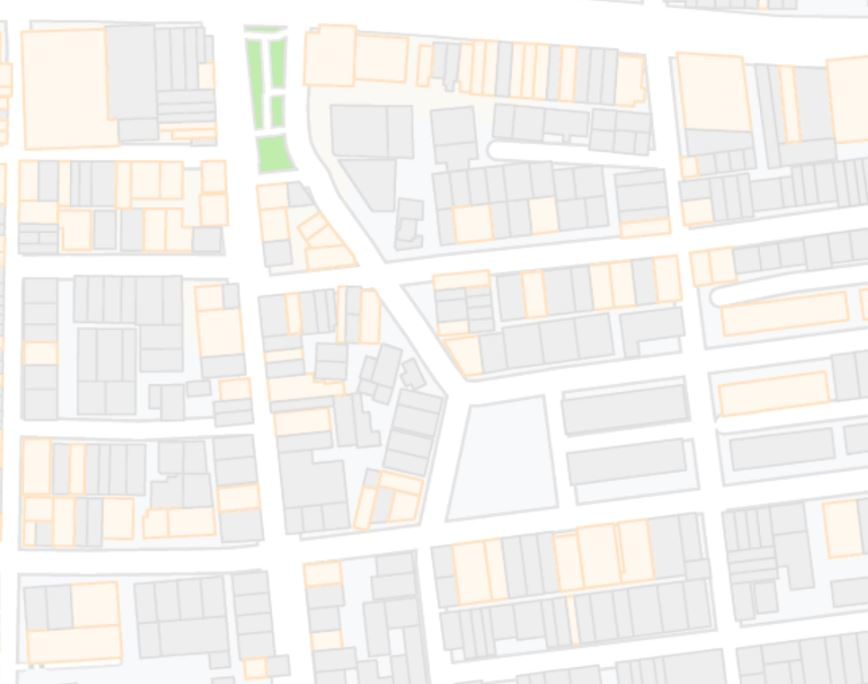
#> input picture test_pic/test.jpg, 868 x 684 px, found by its file name
$ jupyter execute ColorBuildingDetect.ipynb
#> lines starting #> are read from the running program, lines starting #| are printed output that depends on the picture; after the words box and inside, x2 and y2 are one past the last pixel; in counts of white or black regions, pixels touching at a corner belong together
[cell 1]
import cv2
import numpy as np

[cell 2]
#load image and convert to hsv
path_img = './pic/test.JPG'
img = cv2.imread(path_img)
#> img is the input picture: shape (684, 868, 3); mean B, G, R 239.8, 242.8, 244.6

[cell 3]
# draw gray box around image to detect edge buildings
h,w = img.shape[:2]
#> h = 684; w = 868
cv2.rectangle(img,(0,0),(w-1,h-1), (50,50,50),1)
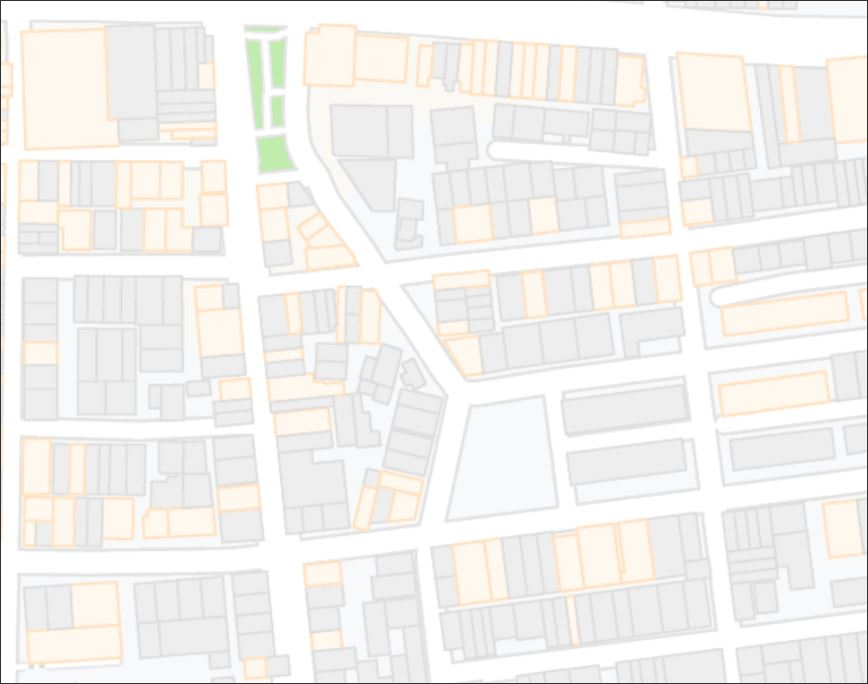
#> img: shape (684, 868, 3); 0.52% of pixels changed, all inside (x1, y1, x2, y2) = (0, 0, 868, 684)

[cell 4]
# convert image to HSV
hsv = cv2.cvtColor(img, cv2.COLOR_BGR2HSV)
#> hsv: shape (684, 868, 3); mean H, S, V 21.6, 5.9, 244.1

[cell 5]
# define color ranges
low_yellow = (0,28,0)
high_yellow = (27,255,255)

low_gray = (0,0,0)
high_gray = (179,255,233)


 # create masks
yellow_mask = cv2.inRange(hsv, low_yellow, high_yellow )
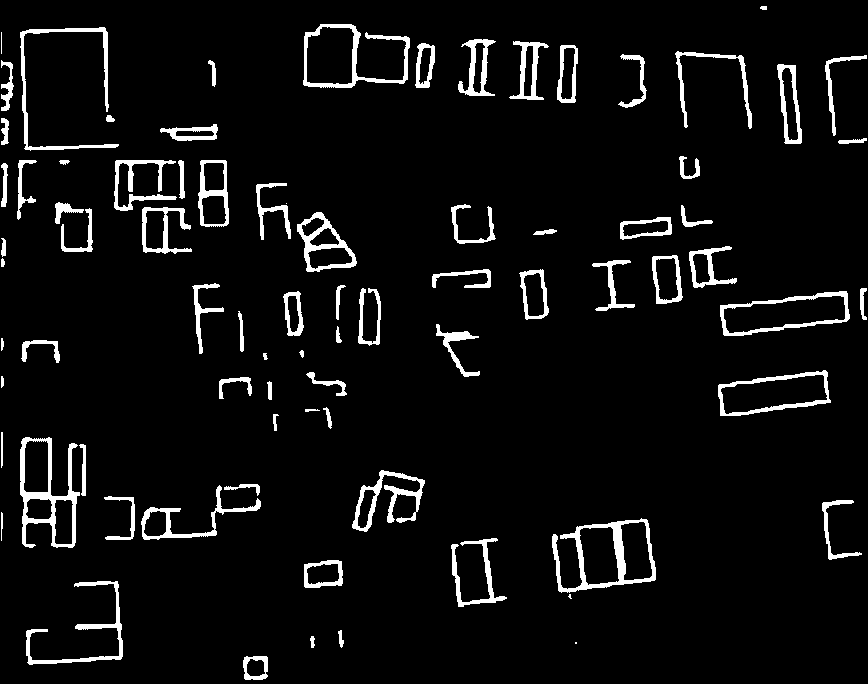
#> yellow_mask: shape (684, 868); 5.7% white; 81 white regions (3 under 20 px), largest, box (x1, y1, x2, y2) and area: (552, 518, 656, 593) 1925, (20, 437, 80, 548) 1897, (303, 24, 410, 88) 1374
gray_mask = cv2.inRange(hsv, low_gray, high_gray)
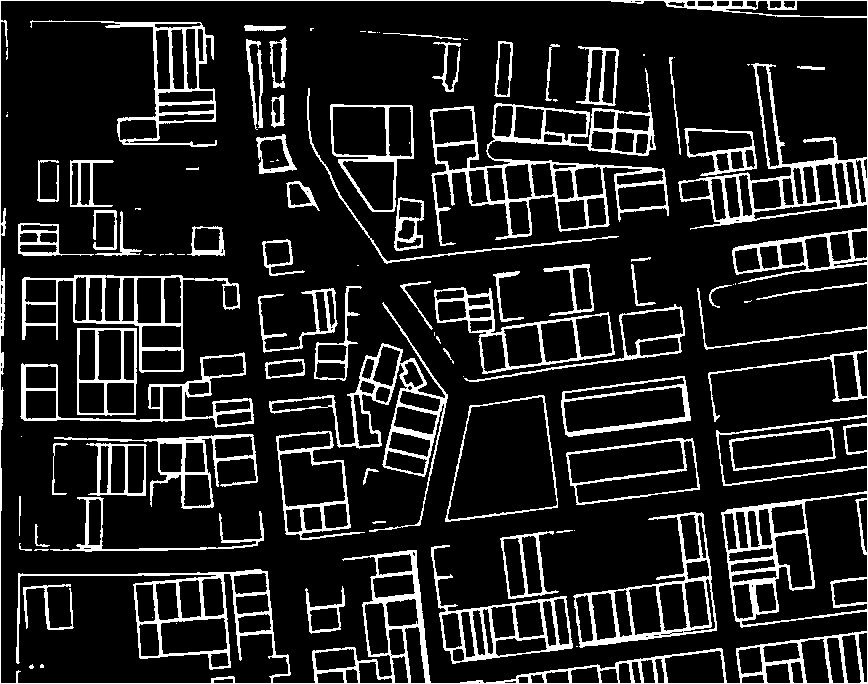
#> gray_mask: shape (684, 868); 13.4% white; 101 white regions (35 under 20 px), largest, box (x1, y1, x2, y2) and area: (0, 0, 868, 684) 25423, (430, 68, 669, 246) 6507, (269, 302, 448, 532) 3709

[cell 6]
 # combine masks
combined_mask = cv2.bitwise_or(yellow_mask, gray_mask)
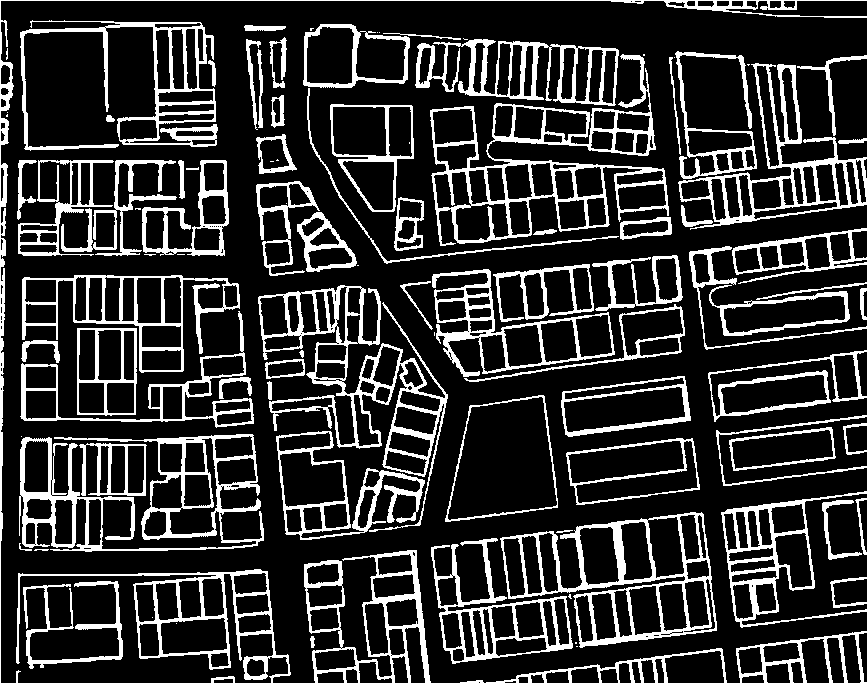
#> combined_mask: shape (684, 868); 19.1% white; 85 white regions (25 under 20 px), largest, box (x1, y1, x2, y2) and area: (0, 0, 868, 684) 30724, (430, 54, 669, 246) 7311, (258, 285, 448, 532) 6722
kernel = np.ones((3,3), dtype=np.uint8)
combined_mask = cv2.morphologyEx(combined_mask, cv2.MORPH_DILATE,kernel)
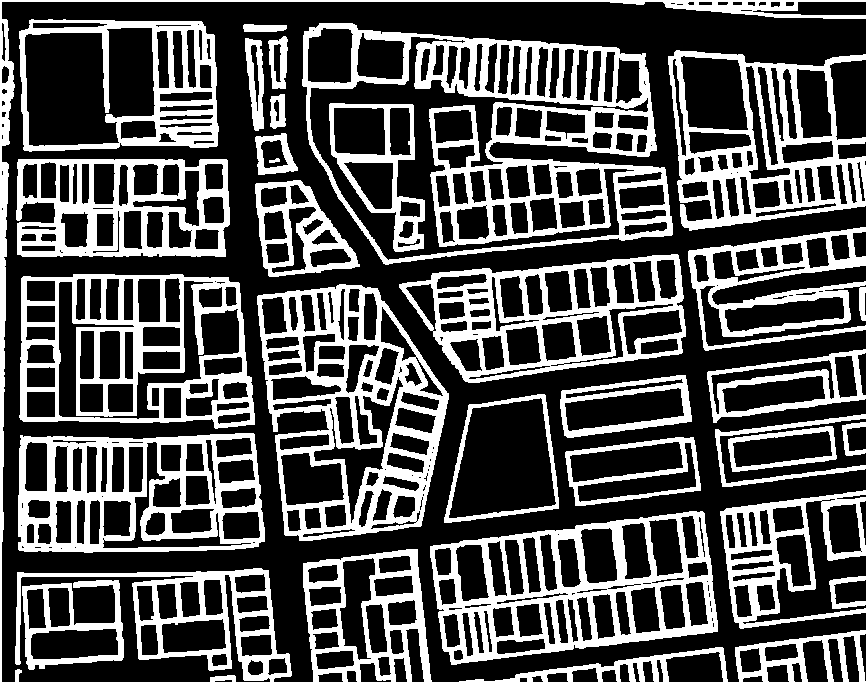
#> combined_mask: shape (684, 868); 32.3% white; 22 white regions

[cell 7]
# findcontours
contours, hier = cv2.findContours(combined_mask,cv2.RETR_TREE, cv2.CHAIN_APPROX_SIMPLE)
#> contours = 512 contours, 70 with area under 20; largest, box (x1, y1, x2, y2) and area: (0, 0, 868, 684) 592161, (1, 1, 867, 683) 466293, (302, 23, 673, 265) 68161, (257, 284, 449, 541) 36541, (430, 511, 718, 665) 33188

# find and draw buildings
for x in range(len(contours)):
        # if a contour has not contours inside of it, draw the shape filled
    c = hier[0][x][2]
    if c == -1:
        cv2.drawContours(img,[contours[x]],0,(0,0,255),-1)
#> this loop made 512 passes
#> c on passes 1 to 3: 1, -1, -1
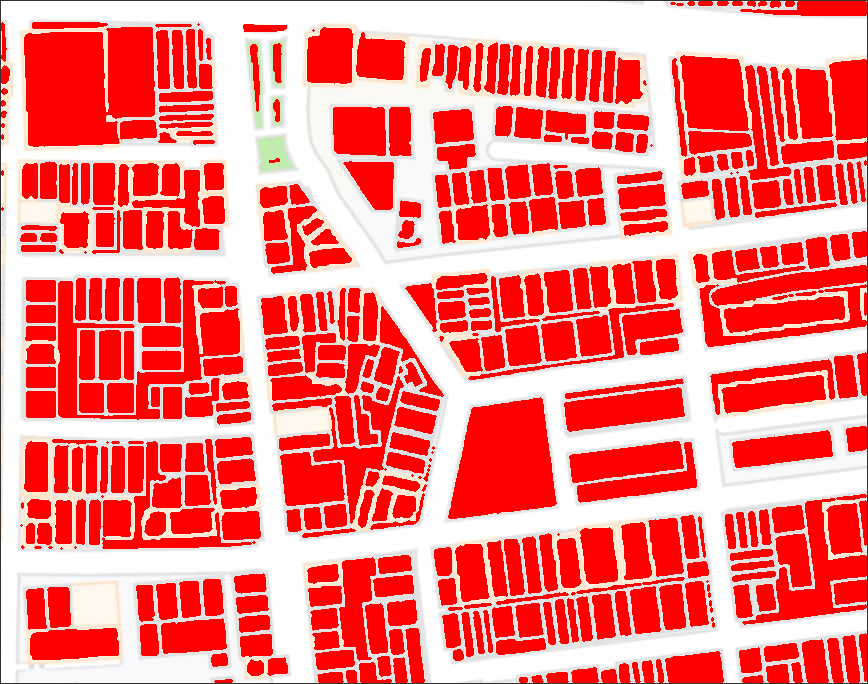
#> img: shape (684, 868, 3); mean B, G, R 124.8, 126.4, 248.9

    # draw the outline of all contours
for cnt in contours:
    cv2.drawContours(img,[cnt],0,(0,255,0),2)
#> this loop made 512 passes
#> cnt on passes 1, 57: [[0, 0], [0, 683], [867, 683], [867, 0]], [[860, 551], [861, 550], [862, 551], [861, 552]]
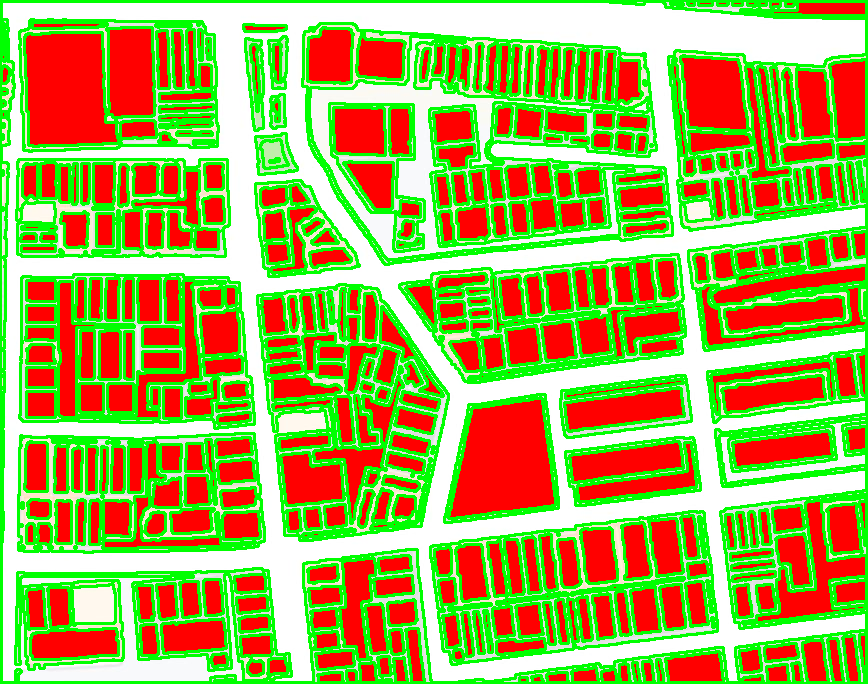
#> img: shape (684, 868, 3); mean B, G, R 79.7, 171.1, 162.5
